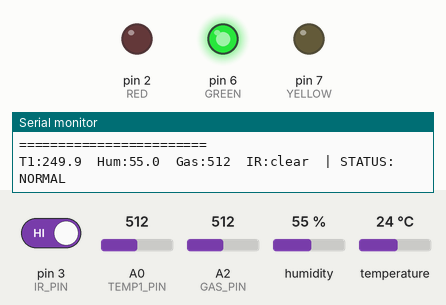
This sketch was run on a simulated Arduino Uno, built with avr-gcc and run on an emulated ATmega328P. Shown: output pins drawn as LEDs (lit = HIGH), the last lines printed to the serial monitor. Inputs (shaded band) come from the test bench; at power-on: humidity 55 %, A0 (TEMP1_PIN) = 512, pin 3 (IR_PIN) HIGH, A2 (GAS_PIN) = 512, temperature 24 °C.

Above: at 7.9 s.
8.0 s: humidity set to 65 %
9.5 s: humidity set to 68 %
At 10.6 s:
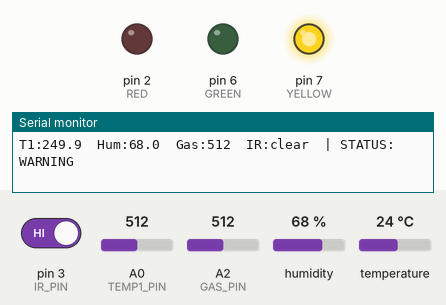
11.7 s: A0 (TEMP1_PIN) set to 853
13.6 s: A0 (TEMP1_PIN) set to 878
At 15.0 s:
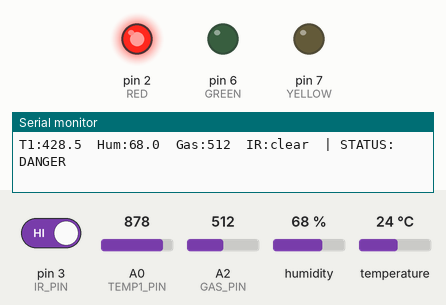
Timing chart, 0 to 16.6 s (numbered marks = the images above; inputs shaded):
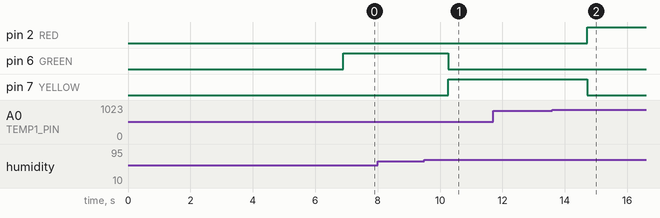

Measured:
- the behaviour switches between 66 and 67 % on humidity (found by bisection; images 0 and 1)
- the behaviour switches between 870 and 871 on A0 (TEMP1_PIN) (found by bisection; images 1 and 2)
- after the input at 9.5 s, pin 6 (GREEN): HIGH → LOW after 0.76 s; pin 7 (YELLOW): LOW → HIGH after 0.76 s
- after the input at 13.6 s, pin 2 (RED): LOW → HIGH after 1.1 s; pin 7 (YELLOW): HIGH → LOW after 1.1 s

The sketch:

FactorySafety_v6.ino
```cpp
#include <DHT.h>

// -------- PIN CONFIG --------
#define TEMP1_PIN A0
#define GAS_PIN   A2
#define DHT_PIN   4
#define IR_PIN    3

#define GREEN  6
#define YELLOW 7
#define RED    2

// -------- DHT SETUP --------
#define DHTTYPE DHT11
DHT dht(DHT_PIN, DHTTYPE);

// -------- AVERAGING CONFIG --------
#define NUM_SAMPLES 10

// -------- VARIABLES --------
float temp1, humidity, gasValue;
bool  irDetected;

float baseTemp1, baseHumidity, baseGas;
float warnTemp1,  dangerTemp1;
float warnHumidity, dangerHumidity;
float warnGas,    dangerGas;

// -------- HELPER: Averaged Analog Read --------
float readAvgAnalog(int pin) {
  long sum = 0;
  for (int i = 0; i < NUM_SAMPLES; i++) {
    sum += analogRead(pin);
    delay(5);
  }
  return (float)sum / NUM_SAMPLES;
}

// -------- HELPER: Averaged DHT Humidity --------
float readAvgHumidity() {
  float sum = 0;
  int valid = 0;
  for (int i = 0; i < 5; i++) {
    float h = dht.readHumidity();
    if (!isnan(h)) {
      sum += h;
      valid++;
    }
    delay(300);
  }
  if (valid == 0) return 50.0;
  return sum / valid;
}

void setup() {
  Serial.begin(9600);

  pinMode(GREEN,  OUTPUT);
  pinMode(YELLOW, OUTPUT);
  pinMode(RED,    OUTPUT);
  pinMode(IR_PIN, INPUT);   // LM393 DO is an output from sensor, input to Arduino

  digitalWrite(GREEN,  LOW);
  digitalWrite(YELLOW, LOW);
  digitalWrite(RED,    LOW);

  dht.begin();

  Serial.println("Warming up sensors... please wait 5 seconds.");
  delay(5000);

  Serial.println("Calibrating...");

  baseTemp1    = readAvgAnalog(TEMP1_PIN) * 0.488;
  baseGas      = readAvgAnalog(GAS_PIN);
  baseHumidity = readAvgHumidity();

  if (baseTemp1    < 1.0)  baseTemp1    = 25.0;
  if (baseGas      < 1.0)  baseGas      = 100.0;
  if (isnan(baseHumidity)) baseHumidity = 50.0;

  warnTemp1    = baseTemp1    * 1.4;   dangerTemp1    = baseTemp1    * 1.7;
  warnHumidity = baseHumidity * 1.2;   dangerHumidity = baseHumidity * 1.4;
  warnGas      = baseGas      * 1.2;   dangerGas      = baseGas      * 1.4;

  Serial.println("=== Calibration Done ===");
  Serial.print("Temp1  base:"); Serial.print(baseTemp1);
  Serial.print("  warn:"); Serial.print(warnTemp1);
  Serial.print("  danger:"); Serial.println(dangerTemp1);

  Serial.print("Hum    base:"); Serial.print(baseHumidity);
  Serial.print("  warn:"); Serial.print(warnHumidity);
  Serial.print("  danger:"); Serial.println(dangerHumidity);

  Serial.print("Gas    base:"); Serial.print(baseGas);
  Serial.print("  warn:"); Serial.print(warnGas);
  Serial.print("  danger:"); Serial.println(dangerGas);

  Serial.println("IR sensor: active (LOW = detected)");
  Serial.println("========================");
}

void loop() {

  // -------- READ SENSORS --------
  temp1    = readAvgAnalog(TEMP1_PIN) * 0.488;
  gasValue = readAvgAnalog(GAS_PIN);
  humidity = dht.readHumidity();

  if (isnan(humidity)) humidity = baseHumidity;

  // LM393 DO is active LOW — pulls LOW when IR beam is interrupted/object detected
  irDetected = (digitalRead(IR_PIN) == LOW);

  // -------- DETERMINE STATUS --------
  bool danger  = false;
  bool warning = false;

  if (temp1    > dangerTemp1    ||
      humidity > dangerHumidity ||
      gasValue > dangerGas      ||
      irDetected) {              // IR detection = immediate danger (intruder/obstruction)
    danger = true;
  } else if (temp1    > warnTemp1    ||
             humidity > warnHumidity ||
             gasValue > warnGas) {
    warning = true;
  }

  // -------- LED CONTROL --------
  digitalWrite(GREEN,  (!danger && !warning) ? HIGH : LOW);
  digitalWrite(YELLOW, (!danger &&  warning) ? HIGH : LOW);
  digitalWrite(RED,    ( danger            ) ? HIGH : LOW);

  // -------- SERIAL OUTPUT --------
  Serial.print("T1:");    Serial.print(temp1,    1);
  Serial.print("  Hum:"); Serial.print(humidity, 1);
  Serial.print("  Gas:"); Serial.print(gasValue, 0);
  Serial.print("  IR:");  Serial.print(irDetected ? "DETECTED" : "clear");

  if      (danger)  Serial.println("  | STATUS: DANGER");
  else if (warning) Serial.println("  | STATUS: WARNING");
  else              Serial.println("  | STATUS: NORMAL");

  delay(1000);
}
```
